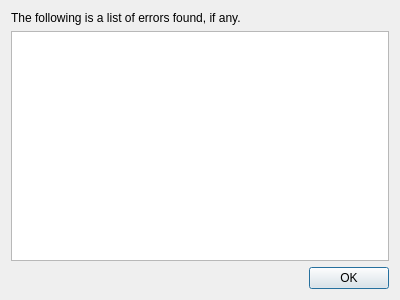
<?xml version="1.0" encoding="UTF-8"?>
<ui version="4.0">
 <class>ValidateRPDialog</class>
 <widget class="QDialog" name="ValidateRPDialog">
  <property name="geometry">
   <rect>
    <x>0</x>
    <y>0</y>
    <width>400</width>
    <height>300</height>
   </rect>
  </property>
  <property name="windowTitle">
   <string>Record Player Validation</string>
  </property>
  <layout class="QVBoxLayout" name="verticalLayout">
   <item>
    <widget class="QLabel" name="label">
     <property name="text">
      <string>The following is a list of errors found, if any.</string>
     </property>
    </widget>
   </item>
   <item>
    <widget class="QPlainTextEdit" name="plainTextEdit"/>
   </item>
   <item>
    <widget class="QDialogButtonBox" name="buttonBox">
     <property name="orientation">
      <enum>Qt::Orientation::Horizontal</enum>
     </property>
     <property name="standardButtons">
      <set>QDialogButtonBox::StandardButton::Ok</set>
     </property>
    </widget>
   </item>
  </layout>
 </widget>
 <resources/>
 <connections>
  <connection>
   <sender>buttonBox</sender>
   <signal>accepted()</signal>
   <receiver>ValidateRPDialog</receiver>
   <slot>accept()</slot>
   <hints>
    <hint type="sourcelabel">
     <x>248</x>
     <y>254</y>
    </hint>
    <hint type="destinationlabel">
     <x>157</x>
     <y>274</y>
    </hint>
   </hints>
  </connection>
  <connection>
   <sender>buttonBox</sender>
   <signal>rejected()</signal>
   <receiver>ValidateRPDialog</receiver>
   <slot>reject()</slot>
   <hints>
    <hint type="sourcelabel">
     <x>316</x>
     <y>260</y>
    </hint>
    <hint type="destinationlabel">
     <x>286</x>
     <y>274</y>
    </hint>
   </hints>
  </connection>
 </connections>
</ui>
